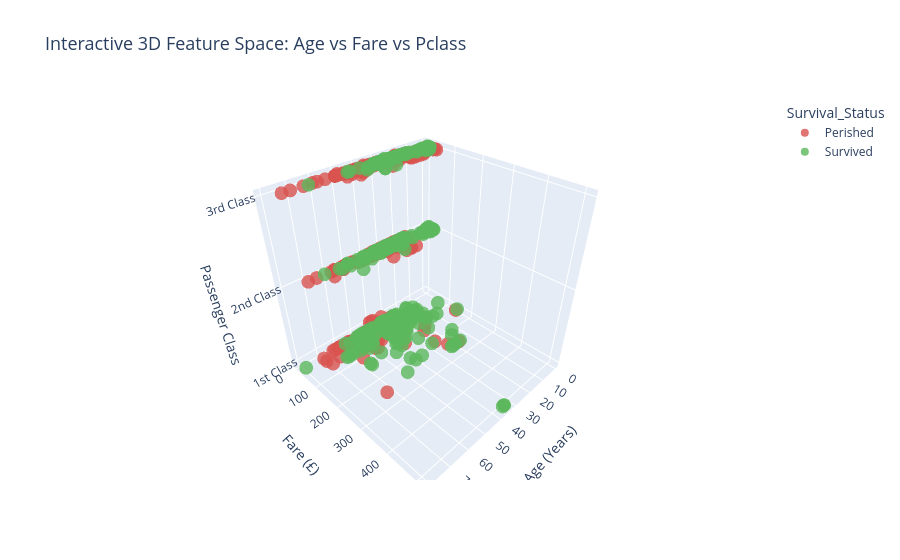

Notebook code cell kept with this figure:
### Code cell
# 6. Interactive Multi-Feature Relationship Chart
# 3D Scatter Plot: Age vs Fare vs Pclass colored by Survival
plot_data = df.dropna(subset=['Age', 'Fare', 'Pclass', 'Survived']).copy()
plot_data['Survival_Status'] = plot_data['Survived'].map({0: 'Perished', 1: 'Survived'})

fig_rel = px.scatter_3d(
    plot_data,
    x='Age',
    y='Fare',
    z='Pclass',
    color='Survival_Status',
    color_discrete_map={'Perished': '#d9534f', 'Survived': '#5cb85c'},
    hover_data=['Name', 'Sex', 'Embarked', 'Ticket'],
    title='Interactive 3D Feature Space: Age vs Fare vs Pclass',
    opacity=0.8
)
fig_rel.update_layout(
    scene=dict(
        xaxis_title='Age (Years)',
        yaxis_title='Fare (£)',
        zaxis_title='Passenger Class',
        zaxis=dict(tickvals=[1, 2, 3], ticktext=['1st Class', '2nd Class', '3rd Class'])
    ),
    title_font=dict(size=18)
)

html_rel_path = os.path.join(viz_dir, 'feature_relationships.html')
fig_rel.write_html(html_rel_path)
print(f"Saved: {html_rel_path}")
fig_rel.show()

### Figure 1 — Plotly figure (JSON) as saved in the notebook; plotly's stock layout.template omitted (floating-point values rounded to 4 significant figures; data arrays with more than 128 entries replaced by an {"elided": "..."} marker saying what was removed)
{"data": [{"customdata": {"elided": "424x4 str values"}, "hovertemplate": "Survival_Status=Perished<br>Age=%{x}<br>Fare=%{y}<br>Pclass=%{z}<br>Name=%{customdata[0]}<br>Sex=%{customdata[1]}<br>Embarked=%{customdata[2]}<br>Ticket=%{customdata[3]}<extra></extra>", "legendgroup": "Perished", "marker": {"color": "#d9534f", "opacity": 0.8, "symbol": "circle"}, "mode": "markers", "name": "Perished", "scene": "scene", "showlegend": true, "type": "scatter3d", "x": {"elided": "424 float values"}, "y": {"elided": "424 float values"}, "z": {"elided": "424 int values"}}, {"customdata": {"elided": "290x4 str values"}, "hovertemplate": "Survival_Status=Survived<br>Age=%{x}<br>Fare=%{y}<br>Pclass=%{z}<br>Name=%{customdata[0]}<br>Sex=%{customdata[1]}<br>Embarked=%{customdata[2]}<br>Ticket=%{customdata[3]}<extra></extra>", "legendgroup": "Survived", "marker": {"color": "#5cb85c", "opacity": 0.8, "symbol": "circle"}, "mode": "markers", "name": "Survived", "scene": "scene", "showlegend": true, "type": "scatter3d", "x": {"elided": "290 float values"}, "y": {"elided": "290 float values"}, "z": {"elided": "290 int values"}}], "layout": {"legend": {"title": {"text": "Survival_Status"}, "tracegroupgap": 0}, "scene": {"domain": {"x": [0.0, 1.0], "y": [0.0, 1.0]}, "xaxis": {"title": {"text": "Age (Years)"}}, "yaxis": {"title": {"text": "Fare (£)"}}, "zaxis": {"ticktext": ["1st Class", "2nd Class", "3rd Class"], "tickvals": [1, 2, 3], "title": {"text": "Passenger Class"}}}, "title": {"font": {"size": 18}, "text": "Interactive 3D Feature Space: Age vs Fare vs Pclass"}}}
